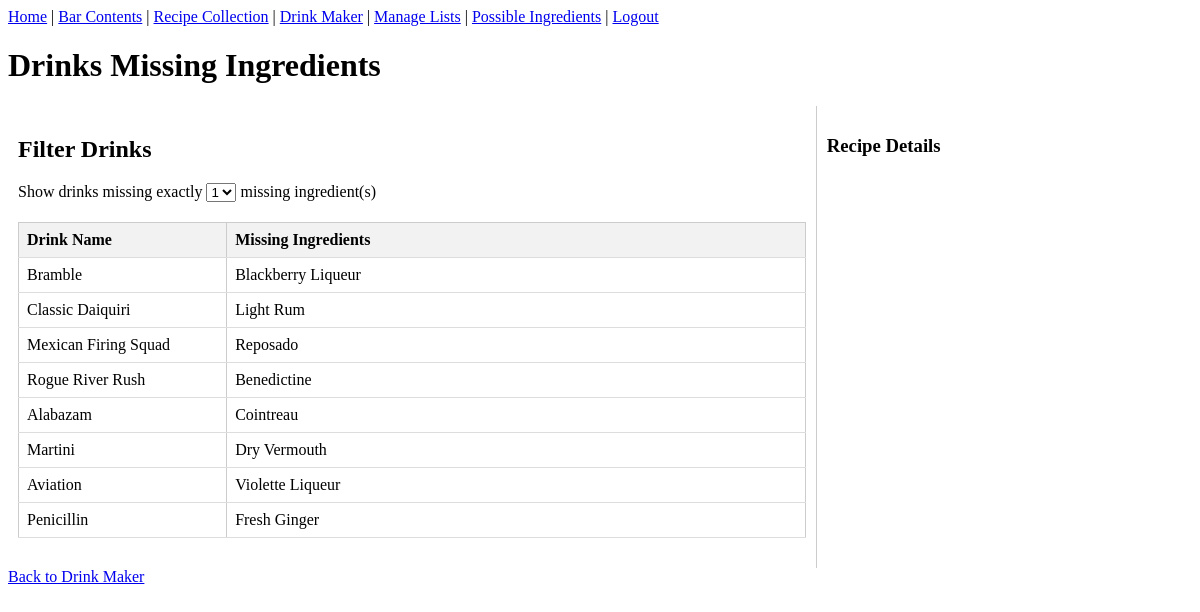
Page /drink/missing_one (signed in) on the committed database.
### tables this page shows
CREATE TABLE "Recipes" (
"drink" TEXT,
  "Glass" TEXT,
  "Garnish" TEXT,
  "Method" TEXT,
  "Ice" TEXT,
  "Notes" TEXT,
  "Base_Spirit" TEXT
);

### routes/drink_maker.py (the view)
@drink_maker_bp.route('/missing_one')
def missing_one():
    missing_one = get_drinks_missing_one()
    return render_template('missing_one.html', missing_one=missing_one)

### app.py (called while the page is built)
@app.before_request
def require_login():
    allowed_routes = ['login', 'static']
    if not session.get('logged_in') and request.endpoint not in allowed_routes:
        return redirect(url_for('login'))

### utils.py (called while the page is built)
def get_db_connection():
    conn = sqlite3.connect('cocktail_app.db')
    conn.row_factory = sqlite3.Row
    return conn

### templates/missing_one.html (shortened to what this page needs)
{% extends "base.html" %}
{% block content %}
    <h1>Drinks Missing Ingredients</h1>
    <div style="display: flex;">
        <div style="flex: 1; padding: 10px; max-width: 70%;">
            <div style="margin-bottom: 20px;">
                <h2>Filter Drinks</h2>
                <label for="missing-ingredients-filter">Show drinks missing exactly </label>
                <select id="missing-ingredients-filter" onchange="filterDrinks()">
                </select>
                <span> missing ingredient(s)</span>
            </div>
            <table id="drinks-table" border="1" style="border-collapse: collapse; width: 100%; table-layout: fixed;">
                <thead>
                    <tr>
                        <th style="width: 17.5%;">Drink Name</th>
                        <th style="width: 52.5%;">Missing Ingredients</th>
                    </tr>
                </thead>
                <tbody>
                    {% for drink, missing in missing_one %}
                        <tr onclick="showRecipe(this)" data-drink="{{ drink }}" data-missing="{{ missing.split(',')|length if missing else 0 }}">
                            <td>{{ drink }}</td>
                            <td>{{ missing|default('None') }}</td>
                        </tr>
                    {% endfor %}
                </tbody>
            </table>
        </div>
        <div style="flex: 0 0 30%; padding: 10px; border-left: 1px solid #ccc;">
            <h3>Recipe Details</h3>
        </div>
    </div>
    <a href="{{ url_for('drink_maker.drink_maker') }}">Back to Drink Maker</a>
{% endblock %}

### templates/missing_one.html (style rules this page uses)
table { border: 1px solid #ccc; margin-bottom: 20px; }
th, td { padding: 8px; text-align: left; border-bottom: 1px solid #ddd; }
th { background-color: #f2f2f2; cursor: pointer; }

### rows in the picture
Recipes: drink "Bramble", missing "Blackberry Liqueur"
Recipes: drink "Classic Daiquiri", Base_Spirit "Light Rum"
Recipes: drink "Mexican Firing Squad", Base_Spirit "Reposado"
Recipes: drink "Rogue River Rush", missing "Benedictine"
Recipes: drink "Alabazam", missing "Cointreau"
Recipes: drink "Martini", missing "Dry Vermouth"
Recipes: drink "Aviation", missing "Violette Liqueur"
Recipes: drink "Penicillin", missing "Fresh Ginger"
